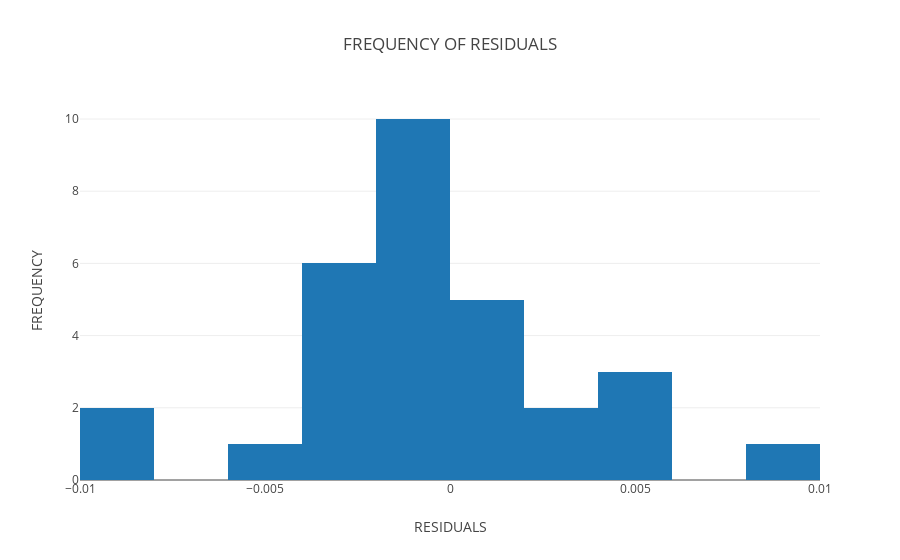

Notebook code for this chart:
### Markdown cell above
## HISTOGRAM FOR OLS ##

### Code cell
data = [go.Histogram(x=((predict_ols - Y_test)))]
layout = go.Layout(
    title='FREQUENCY OF RESIDUALS',
    xaxis=dict(
        title='RESIDUALS'
    ),
    yaxis=dict(
        title='FREQUENCY'
    )
)
fig = go.Figure(data=data, layout=layout)
plot.iplot(fig, filename='OLS_HISTOGRAM_SYSTOLICBP')

### Figure 1 — Plotly figure (JSON) as saved in the notebook; plotly's stock layout.template omitted (floating-point values rounded to 4 significant figures)
{"data": [{"type": "histogram", "x": [0.003555, -0.009206, -0.000661, 0.001036, -0.003651, -0.0003997, 0.004657, 0.004071, -0.0003567, 0.004615, 0.008305, -0.003074, -0.000226, -0.001025, -0.0003163, 0.0006909, -0.0001992, 0.0001198, -0.009826, 0.0007645, 5.614e-05, 0.003656, -0.0024, -0.00258, -0.002539, -5.117e-05, -0.00154, -0.0014, -0.002604, -0.005296]}], "layout": {"title": "FREQUENCY OF RESIDUALS", "xaxis": {"title": "RESIDUALS"}, "yaxis": {"title": "FREQUENCY"}}}
